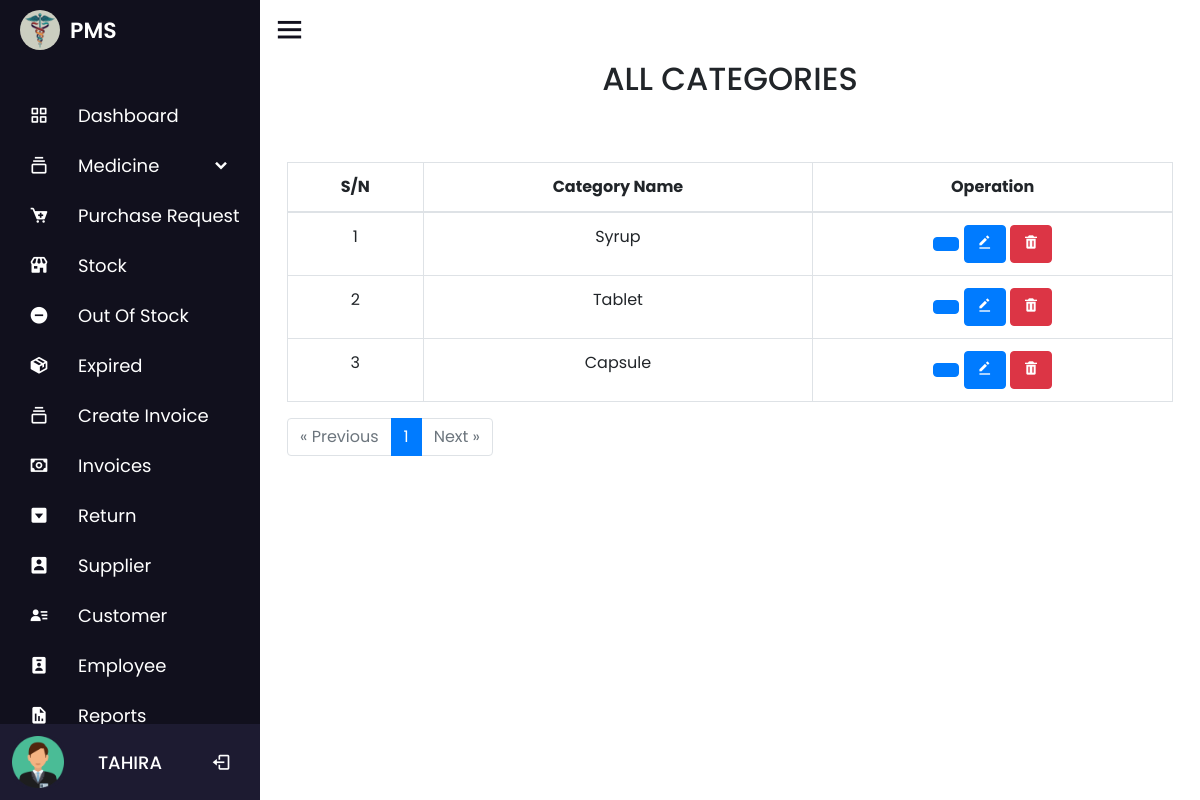
/catagory.php (signed in), run on the app's committed database.
### tables this page shows
CREATE TABLE `employee` (
  `id` int(100) NOT NULL COMMENT 'ID',
  `name` varchar(100) NOT NULL COMMENT 'Name',
  `number` int(100) NOT NULL COMMENT 'Number',
  `email` varchar(100) NOT NULL COMMENT 'Email',
  `password` varchar(100) NOT NULL,
  `role` int(10) NOT NULL,
  `date` timestamp NOT NULL DEFAULT current_timestamp()
);

CREATE TABLE `medicine_catagory` (
  `catagory_id` int(11) NOT NULL,
  `catagory_name` varchar(100) NOT NULL,
  `date` timestamp NOT NULL DEFAULT current_timestamp()
);

### catagory.php (the view, shortened to what this page needs)
<?php
include 'nav/nav.php';
$results_per_page = 10;
$offset = 0;
if (isset($_GET['page']) && is_numeric($_GET['page'])) {
    $page = $_GET['page'];
    $offset = ($page - 1) * $results_per_page;
} else {
    $page = 1;
}
$query = "SELECT * FROM medicine_catagory LIMIT $offset, $results_per_page";
$data = mysqli_query($conn, $query);
$total_results_query = mysqli_query($conn, "SELECT COUNT(*) AS total FROM medicine_catagory");
$total_results_row = mysqli_fetch_assoc($total_results_query);
$total_results = $total_results_row['total'];
$total_pages = ceil($total_results / $results_per_page);
?>
<div class="container">
    <div class="title">
        <h2 class="text-center text-uppercase p-2">All Categories</h2>
        <a href="add_catagory.php"><button class="col-2 btn btn-primary add_button"> Add Category</button></a>
    </div>
    <table id="zctb"class="display table table-bordered table-hover text-center" cellspacing="0" width="100%">
        <thead>
            <tr>
                <th>S/N</th>
                <th>Category Name</th>
                <th>Operation</th>
            </tr>
        </thead>
        <tbody>
            <?php
            $c = $offset + 1;
            if ($total_results != 0) {
                while ($result = mysqli_fetch_assoc($data)) {
                    echo '
                    <tr>
                        <td>' . $c . '</td>
                        <td>' . $result['catagory_name'] . '</td>
                        <td>
                            <a href="medicine_details.php?catagoryid=' . $result['catagory_id'] . '" class="text-light"><button class="btn btn-primary"><i class="uil uil-eye"></i></button></a>
                            <a href="cupdate.php?updateid=' . $result['catagory_id'] . '" class="text-light"><button class="btn btn-primary"><i class="bx bxs-edit-alt"></i></button></a>
                            <a href="cdelete.php?deleteid=' . $result['catagory_id'] . '" class="text-light"><button class="btn btn-danger"><i class="bx bxs-trash"></i></button></a>
                        </td>
                    </tr>';
                    $c++;
                }
            } else {
                echo "<tr><td colspan='3'>NO records Found</td></tr>";
            }
            ?>
        </tbody>
    </table>
    <?php
    echo '<div class="pagination">';
    echo '<ul class="pagination">';
    if ($page > 1) {
        echo '<li class="page-item"><a class="page-link" href="?page=' . ($page - 1) . '">&laquo; Previous</a></li>';
    } else {
        echo '<li class="page-item disabled"><span class="page-link">&laquo; Previous</span></li>';
    }
    for ($i = 1; $i <= $total_pages; $i++) {
        if ($i == $page) {
            echo '<li class="page-item active"><span class="page-link">' . $i . '</span></li>';
        } else {
            echo '<li class="page-item"><a class="page-link" href="?page=' . $i . '">' . $i . '</a></li>';
        }
    }
    if ($page < $total_pages) {
        echo '<li class="page-item"><a class="page-link" href="?page=' . ($page + 1) . '">Next &raquo;</a></li>';
    } else {
        echo '<li class="page-item disabled"><span class="page-link">Next &raquo;</span></li>';
    }
    echo '</ul>';
    echo '</div>';
    ?>
</div>
<?php include 'nav/footer.php'; ?>

### nav/nav.php (shortened to what this page needs)
<?php
$db = new dbObj();
$conn =  $db->getConnstring();
?>
<!DOCTYPE html>
<html lang="en" dir="ltr">
<head>
  <link rel="stylesheet" href="nav/style.css">
  <link rel="stylesheet" href="css/bootstrap.min.css">
  <link rel="stylesheet" href="https://unicons.iconscout.com/release/v4.0.0/css/line.css">
  <link href='https://unpkg.com/boxicons@2.0.7/css/boxicons.min.css' rel='stylesheet'>
  <link rel="stylesheet" href="https://unicons.iconscout.com/release/v4.0.8/css/line.css">
  <link rel="stylesheet" href="https://cdnjs.cloudflare.com/ajax/libs/font-awesome/4.7.0/css/font-awesome.min.css">
  <link rel="stylesheet" href="//code.jquery.com/ui/1.13.2/themes/base/jquery-ui.css">
</head>
<body>
  <div class="sidebar">
    <div class="logo-details">
      <img src="image/logo.jpg" alt="profileImg" style="height: 40px; width: 40px;     border-radius: 50px; margin-right: 10px; margin-left: 20px;">
      <span class="logo_name">PMS</span>
    </div>
    <?php
        if (isset($_SESSION['admin'])) {
            echo '
            <ul class="nav-links">
            <li>
                <a href="dashboard.php">
                <i class="bx bx-grid-alt"></i>
                <span class="link_name">Dashboard</span>
                </a>
                <ul class="sub-menu blank">
                <li><a class="link_name" href="dashboard.php">Dashboard</a></li>
                </ul>
            </li>
            <li>
                <div class="iocn-link">
                <a href="medicine_details.php">
                    <i class="bx bx-collection"></i>
                    <span class="link_name">Medicine</span>
                </a>
                <i class="bx bxs-chevron-down arrow"></i>
                </div>
                <ul class="sub-menu">
                <li><a class="link_name" href="medicine_details.php">Medicine</a></li>
                <li><a href="catagory.php">Catagory</a></li>
                <li><a href="brand.php">Brand</a></li>
                <li><a href="generic.php">Generic</a></li>
                </ul>
            </li>
            <li>
            <a href="purchase_request.php">
            <i class="bx bxs-cart-add" ></i>
            <span class="link_name">Purchase Request</span>';
        echo '</a>
            <ul class="sub-menu blank">
            <li><a class="link_name" href="purchase_request.php">Purchase Request</a></li>
            </ul>
        </li>
            <li>
            <a href="stock.php">
            <i class="bx bxs-store" ></i>
              <span class="link_name">Stock</span>
            </a>
            <ul class="sub-menu blank">
              <li><a class="link_name" href="stock.php">Stock</a></li>
            </ul>
          </li>
          <li>
            <a href="outofstock.php">
            <i class="bx bxs-minus-circle" ></i>
              <span class="link_name">Out Of Stock</span>';
           echo' </a>
            <ul class="sub-menu blank">
              <li><a class="link_name" href="outofstock.php">Out Of Stock</a></li>
            </ul>
          </li>
          <li>
            <a href="expired.php">
            <i class="bx bxs-package" ></i>
              <span class="link_name">Expired</span>';
           echo' </a>
            <ul class="sub-menu blank">
              <li><a class="link_name" href="expired.php">Out Of Stock</a></li>
            </ul>
          </li>
          <li>
            <div class="iocn-link">
              <a href="add_order.php">
                <i class="bx bx-collection"></i>
                <span class="link_name">Create Invoice</span>
              </a>
            </div>
          </li>
          <li>
            <div class="iocn-link">
              <a href="invoices.php">
              <i class="bx bx-money" ></i>
                <span class="link_name">Invoices</span>
              </a>
            </div>
          </li>
          <li>
            <a href="return.php">
            <i class="bx bxs-caret-down-square" ></i>
              <span class="link_name">Return</span>
            </a>
            <ul class="sub-menu blank">
              <li><a class="link_name" href="return.php">Return</a></li>
            </ul>
          </li>
          <li>
          <a href="supplier.php">
          <i class="bx bxs-user-rectangle" ></i>
            <span class="link_name">Supplier</span>
          </a>
          <ul class="sub-menu blank">
            <li><a class="link_name" href="supplier.php">Customer</a></li>
          </ul>
        </li>
          <li>
          <a href="customer.php">
          <i class="bx bxs-user-detail" ></i>
            <span class="link_name">Customer</span>
          </a>
          <ul class="sub-menu blank">
            <li><a class="link_name" href="customer.php">Customer</a></li>
          </ul>
        </li>
        <li>
          <a href="employee.php">
          <i class="bx bxs-user-badge"></i>
            <span class="link_name">Employee</span>
          </a>
          <ul class="sub-menu blank">
            <li><a class="link_name" href="employee.php">Employee</a></li>
          </ul>
        </li>
        <li>
          <a href="report.php">
          <i class="bx bxs-report"></i>
            <span class="link_name">Reports</span>
          </a>
          <ul class="sub-menu blank">
            <li><a class="link_name" href="report.php">Reports</a></li>
          </ul>
        </li>
          <li>
            ';
        }
        ?>
        <div class="profile-details">
          <div class="profile-content">
            <img src="image/user.png" alt="profileImg">
          </div>
          <div class="name-job">
            <div class="profile_name"><a class="link_name text-white text-uppercase" href="profile.php"><?php
                                      $query = mysqli_query($conn, "SELECT * FROM `employee` WHERE `id`='$_SESSION[eid]'");
                                      $fetch = mysqli_fetch_array($query);
                                      echo $fetch['name'];
                                      ?></a></div>
          </div>
          <a href="logout.php">
            <i class='bx bx-log-out'></i></a>
        </div>
      </li>
    </ul>
  </div>
  <section class="home-section">
    <div class="home-content">
      <i class='bx bx-menu'></i>
    </div>

### nav/style.css (style rules this page uses)
* { margin: 0; padding: 0; box-sizing: border-box; font-family: "Poppins", sans-serif; }
.sidebar { position: fixed; top: 0; left: 0; height: 100%; width: 260px; background: #11101d; z-index: 100; transition: all 0.5s ease; }
.sidebar .logo-details { height: 60px; width: 100%; display: flex; align-items: center; }
.sidebar .logo-details .logo_name { font-size: 22px; color: #fff; font-weight: 600; transition: 0.3s ease; transition-delay: 0.1s; }
.sidebar .nav-links { height: 100%; padding: 30px 0 150px 0; overflow: auto; }
.sidebar .nav-links li { position: relative; list-style: none; transition: all 0.4s ease; }
.sidebar .nav-links li .iocn-link { display: flex; align-items: center; justify-content: space-between; }
.sidebar .nav-links li i { height: 50px; min-width: 78px; text-align: center; line-height: 50px; color: #fff; font-size: 20px; cursor: pointer; transition: all 0.3s ease; }
.sidebar .nav-links li a { display: flex; align-items: center; text-decoration: none; }
.sidebar .nav-links li a .link_name { font-size: 18px; font-weight: 400; color: #fff !important; transition: all 0.4s ease; }
.sidebar .profile-details { position: fixed; bottom: 0; width: 260px; display: flex; align-items: center; justify-content: space-between; background: #1d1b31; padding: 12px 0; transition: all 0.5s ease; }
.sidebar .profile-details .profile-content { display: flex; align-items: center; }
.sidebar .profile-details img { height: 52px; width: 52px; object-fit: cover; border-radius: 16px; margin: 0 14px 0 12px; background: #1d1b31; transition: all 0.5s ease; }
.sidebar .profile-details .profile_name, .sidebar .profile-details .job { color: #fff; font-size: 18px; font-weight: 500; white-space: nowrap; }
.home-section { position: relative; background: #ffffff; height: 100vh; left: 130px; width: calc(100% - 260px); transition: all 0.5s ease; padding: 12px; overflow: auto; }
.home-content { align-items: center; flex-wrap: wrap; }
.home-section .home-content .bx-menu, .home-section .home-content .text { color: #11101d; font-size: 35px; }
.home-section .home-content .bx-menu { cursor: pointer; margin-right: 10px; }
* { margin: 0; padding: 0; box-sizing: border-box; }
body { display: flex; justify-content: center; align-items: center; min-height: 100vh; }

### data on the page
employee: name "TAHIRA"
medicine_catagory: catagory_name "Syrup"
medicine_catagory: catagory_name "Tablet"
medicine_catagory: catagory_name "Capsule"
